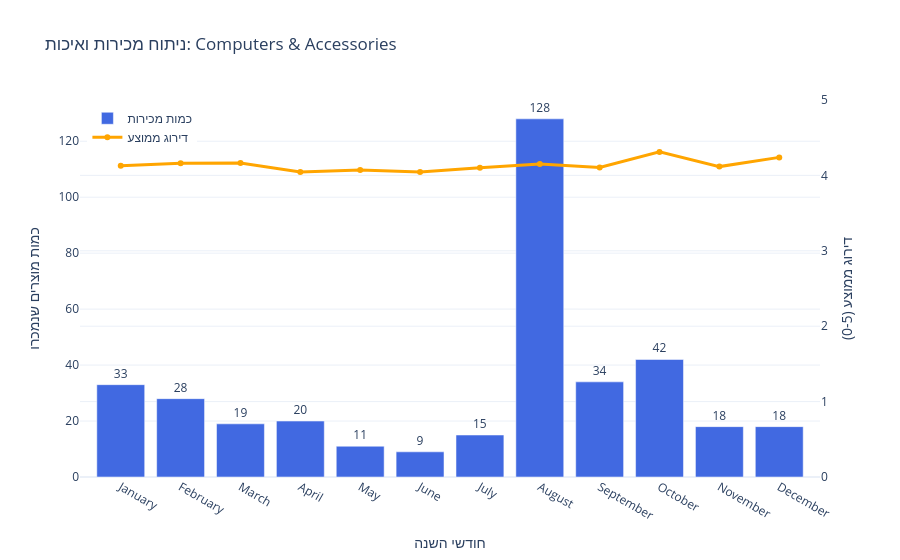

Here is the notebook cell this chart was saved with:
### Code cell
import pandas as pd
import plotly.graph_objects as go

# Load the file directly from the current working directory
df = pd.read_csv('amazon.csv')

print("Amazon File loaded successfully!")
#print(df.head())

shape = df.shape
print(f"Rows: {shape[0]}, Columns: {shape[1]}")

total_rows = len(df)
print(f"Total Records: {total_rows}")

#### Data Cleaning ####
# Remove duplicates
df = df.drop_duplicates(subset='product_id')
total_rows = len(df)
print(f"Total Records after remove duplicates: {total_rows}")

# Cleaning discounted_price Column: remove Rupee currency , remove comma and convert to float
df['discounted_price'] = df['discounted_price'].str.replace('₹', '').str.replace(',', '').astype(float)

# Cleaning actual_price Column: remove Rupee currency , remove comma and convert to float
df['actual_price'] = df['actual_price'].str.replace('₹', '').str.replace(',', '').astype(float)

# Cleaning rating Column: remove "|" char and convert to numeric
df['rating'] = pd.to_numeric(df['rating'].astype(str).str.replace('|', ''), errors='coerce')
# Cleaning rating_count Column:  remove comma chars and convert to numeric
df['rating_count'] = pd.to_numeric(df['rating_count'].astype(str).str.replace(',', ''), errors='coerce')
# Cleaning discount_percentage Column:  remove % chars and convert to numeric
df['discount_percentage'] = df['discount_percentage'].str.replace('%', '').astype(float)/100
# Create a new Category
df['main_category'] = df['category'].str.split('|').str[0]

print(df.head())

#kpi
print("KPI:")
# סינון ה-DataFrame לפי הקטגוריה המבוקשת
computers_df = df[df['main_category'] == 'Computers&Accessories']
# חישוב הכמות
count = len(computers_df)
print(f"Number of products in Computers&Accessories: {count}")

# 1. סינון הנתונים לקטגוריה הרצויה בלבד
computers_df = df[df['main_category'] == 'Computers&Accessories']

# 2. חישוב הממוצע של עמודת הדירוג (rating)
average_rating = computers_df['rating'].mean()
print(f"Average Rating for Computers&Accessories: {average_rating:.2f}")

### 3



# 1. הכנת הנתונים - וודא שעמודת התאריך מזוהה כראוי
df['order_date'] = pd.to_datetime(df['order_date'], dayfirst=True)
df['month_num'] = df['order_date'].dt.month
df['month_name'] = df['order_date'].dt.strftime('%B')

# 2. סינון לקטגוריה וקיבוץ נתונים (אגרגציה)
comp_df = df[df['main_category'] == 'Computers&Accessories']
monthly_stats = comp_df.groupby(['month_num', 'month_name']).agg({
    'product_id': 'count', 
    'rating': 'mean'
}).reset_index().sort_values('month_num')

# 3. יצירת הגרף
fig = go.Figure()

# הוספת העמודות (המלבנים) לכמות המכירות
fig.add_trace(go.Bar(
    x=monthly_stats['month_name'],
    y=monthly_stats['product_id'],
    name='כמות מכירות',
    marker_color='royalblue',
    text=monthly_stats['product_id'],
    textposition='outside' # מציג את המספר מעל המלבן
))

# הוספת קו ממוצע הדירוג על ציר Y משני (ימני)
fig.add_trace(go.Scatter(
    x=monthly_stats['month_name'],
    y=monthly_stats['rating'],
    name='דירוג ממוצע',
    mode='lines+markers',
    yaxis='y2',
    line=dict(color='orange', width=3)
))

# 4. עיצוב הצירים והגרף
fig.update_layout(
    title='ניתוח מכירות ואיכות: Computers & Accessories',
    xaxis_title='חודשי השנה',
    yaxis_title='כמות מוצרים שנמכרו',
    yaxis2=dict(
        title='דירוג ממוצע (0-5)',
        overlaying='y',
        side='right',
        range=[0, 5]
    ),
    legend=dict(x=0.01, y=0.99),
    template='plotly_white'
)

fig.show()

### Figure 1 — Plotly figure (JSON) as saved in the notebook; plotly's stock layout.template omitted (floating-point values rounded to 4 significant figures)
{"data": [{"marker": {"color": "royalblue"}, "name": "כמות מכירות", "text": [33.0, 28.0, 19.0, 20.0, 11.0, 9.0, 15.0, 128.0, 34.0, 42.0, 18.0, 18.0], "textposition": "outside", "type": "bar", "x": ["January", "February", "March", "April", "May", "June", "July", "August", "September", "October", "November", "December"], "y": [33, 28, 19, 20, 11, 9, 15, 128, 34, 42, 18, 18]}, {"line": {"color": "orange", "width": 3}, "mode": "lines+markers", "name": "דירוג ממוצע", "type": "scatter", "x": ["January", "February", "March", "April", "May", "June", "July", "August", "September", "October", "November", "December"], "y": [4.127, 4.161, 4.163, 4.045, 4.073, 4.044, 4.1, 4.15, 4.106, 4.312, 4.117, 4.239], "yaxis": "y2"}], "layout": {"legend": {"x": 0.01, "y": 0.99}, "title": {"text": "ניתוח מכירות ואיכות: Computers & Accessories"}, "xaxis": {"title": {"text": "חודשי השנה"}}, "yaxis": {"title": {"text": "כמות מוצרים שנמכרו"}}, "yaxis2": {"overlaying": "y", "range": [0, 5], "side": "right", "title": {"text": "דירוג ממוצע (0-5)"}}}}
